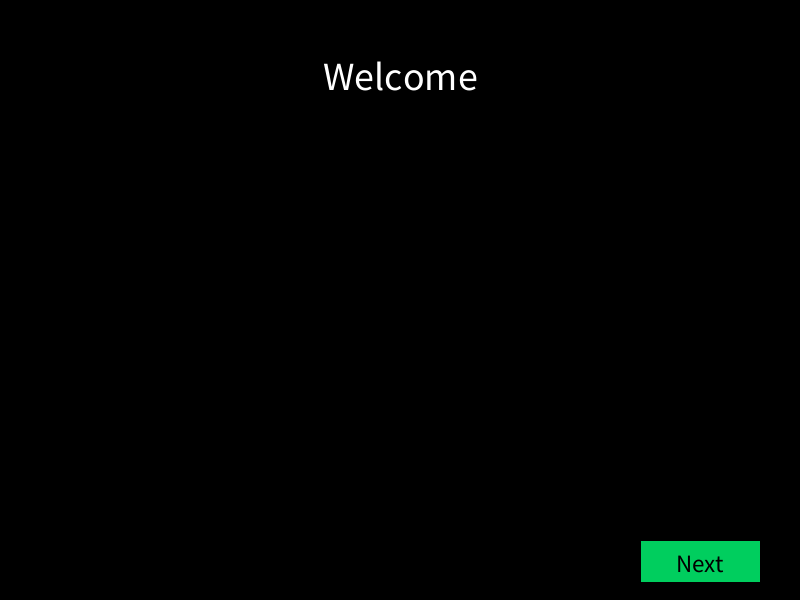
Frame 1 (no input)
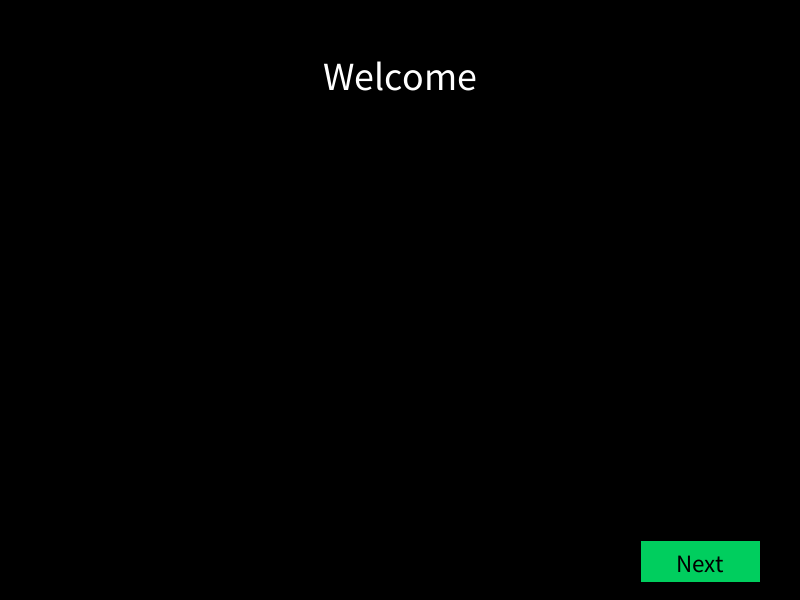
Frame 60 (the mouse pressed at the canvas centre just before this capture)
Frame 120 (the mouse held since frame 60 and released just before this capture): identical to frame 60, image omitted

The Processing sketch that drew these frames (run headless with seeded random() and noise(); from frame 60 on, the mouse is pressed at the canvas centre):

// Processing sketch: processing_61642
// ── processing_61642.pde

// 48-257, bumyeolk_Project1
// Bumyeol Kim, Copyright 2012

float buttonWidth, buttonHeight;
float boxSide;
int n;

void setup()
{
  size(800, 600);
  background(0);
  buttonWidth = .15 * width;
  buttonHeight = .07 * height;
  boxSide = .07 * height;
  n = 0;
}

void draw()
{   
  mouseClick(n); 
}

void drawFinishedPage()
{
  background(0);
  fill(#FFE874);
  textSize(35);
  textAlign(CENTER);
  text("Thank You!", .5 * width, .86 * height);
  rect(.82 * width, .03 * height, buttonWidth, buttonHeight);
  fill(0);
  textSize(23);
  text("ReStart", .9 * width, .08 * height);
  if(mousePressed)
  {
    if(mouseX >= .82 * width && mouseX <= .82 * width + buttonWidth && mouseY >= .03 * height && mouseY <= .03 * height + buttonHeight)
    {
      n = 0;
    }
  }
}

void drawFrontPage()
{
  fill(0);
  rect(0, 0, width, height);
  textAlign(CENTER);
  textSize(40);
  fill(255);
  text("Welcome", width/2 , .15 * height);
  fill(#00CE5E);
  rect(.8 * width, .9 * height, buttonWidth, buttonHeight); 
  fill(0);
  textSize(25);
  text("Next", .8 * width + buttonWidth/2, .9 * height + buttonHeight * .75);
}

void mouseClick(int n)
{
  if(n == 0)
  {
    drawFrontPage();
  }
  if(n == 1)
  {
    fill(0);
    rect(0, 0, width, height);
    drawQ1();
  }
  if(n == 2)
  {
    fill(0);
    rect(0, 0, width, height);
    drawQ2();
  }
  if(n == 3)
  {
    fill(0);
    rect(0, 0, width, height);
    drawQ3();
  }
  if(n == 4)
  {
    fill(0);
    rect(0, 0, width, height);
    drawQ4();
  }
  if(n == 5)
  {
    fill(0);
    rect(0, 0, width, height);
    drawQ5();
  }
  if(n == 6)
  {
    fill(0);
    rect(0, 0, width, height);
    drawFinishedPage();
  }
}

void mousePressed()
{
  if(mouseX >= .8 * width && mouseX <= .8 * width + buttonWidth && mouseY >= .9 * height && mouseY <= .9 * height + buttonHeight)
  {
    if(n >= 0 && n <= 5)
    {
      n++;
    }  
  }
}

void drawQ1()
{
  background(0);
  textAlign(CENTER);
  fill(255);
  text("There is no doubt that Larry is a genuine ------- :", .5 * width, .4 * height);
  text("he excels at telling stories that fascinate his listeners.", .5 * width, .5 * height);
  fill(#00CE54);
  textAlign(LEFT);
  text("(A) braggart", .2 * width, .6 * height);
  text("(B) dilettante", .2 * width, .65 * height);
  text("(C) pilferer", .2 * width, .7 * height);
  text("(D) prevaricator", .2 * width, .75 * height);
  text("(E) raconteur", .2 * width, .8 * height);
  
  fill(#B363D1);
  rect(.2*width, .85*height, boxSide, boxSide);
  rect(.3*width, .85*height, boxSide, boxSide);
  rect(.4*width, .85*height, boxSide, boxSide);
  rect(.5*width, .85*height, boxSide, boxSide);
  rect(.6*width, .85*height, boxSide, boxSide);
  
  fill(225);
  textAlign(CENTER);
  text("(A)", .23*width, .9*height);
  text("(B)", .33*width, .9*height);
  text("(C)", .43*width, .9*height);
  text("(D)", .53*width, .9*height);
  text("(E)", .63*width, .9*height);
  text("click your", .11*width, .88*height);
  text("choice ->", .11*width, .92*height);
   
  fill(#00CE5E);
  rect(.8*width, .9*height, buttonWidth,buttonHeight); 
  fill(255);
  textSize(25);
  text("Next", .8*width+buttonWidth/2, .9*height+ buttonHeight*.75);
  
  if(mousePressed)
    {
      if(mouseX >= .2 * width && mouseX<= .2 * width + boxSide && mouseY >= .85 * height && mouseY <= .9 * height + boxSide)
      {
        fill(255);
        rect(.1 * width, .25 * height, .8 * width, .5 * height);
        textAlign(CENTER);
        textSize(25);
        fill(0);
        text("Nope...", .5*width, .5*height);
      }
      if(mouseX >= .3 * width && mouseX<= .3 * width + boxSide && mouseY >= .85 * height && mouseY <= .9 * height + boxSide)
      {
        fill(255);
        rect(.1 * width, .25 * height, .8 * width, .5 * height);
        textAlign(CENTER);
        textSize(25);
        fill(0);
        text("Nope...", .5 * width, .5 * height);
      }
      if(mouseX >= .4 * width && mouseX<= .4 * width + boxSide && mouseY >= .85 * height && mouseY <= .9 * height + boxSide)
      {
        fill(255);
        rect(.1 * width, .25 * height, .8 * width, .5 * height);
        textAlign(CENTER);
        textSize(25);
        fill(0);
        text("Nope...", .5 * width, .5 * height);
      }
      if(mouseX >= .5 * width && mouseX<= .5 * width + boxSide && mouseY >= .85 * height && mouseY <= .9 * height + boxSide)
      {
        fill(255);
        rect(.1 * width, .25 * height, .8 * width, .5 * height);
        textAlign(CENTER);
        textSize(25);
        fill(0);
        text("Nope...", .5 * width, .5 * height);
      }
      if(mouseX >= .6 * width && mouseX<= .6 * width + boxSide && mouseY >= .85 * height && mouseY <= .9 * height + boxSide)
      {
        fill(255);
        rect(.1 * width, .25 * height, .8 * width, .5 * height);
        textAlign(CENTER);
        textSize(25);
        fill(0);
        text("Yeah!!! You got it right!!!", .5 * width, .5 * height);
      }
    }
}

void drawQ2()
{
  background(0);
  textAlign(CENTER);
  fill(255);
  text("In context, which is the best revision to the underlined ", .5 * width, .2 * height);
  text("portion of sentence 3 (reproduced below)? ", .5 * width, .25 * height);
  text("They have rarely received ", .5 * width, .35 * height);
  text("much attention during their lifetimes.", .5 * width, .45 * height);
  fill(#00CE54);
  textAlign(LEFT);
  text("(A) In fact, they had", .1 * width, .6 * height);
  text("(B) Too bad these artists have", .1 * width, .65 * height);
  text("(C) As a result, these women have", .1 * width, .7 * height);
  text("(D) In spite of this, women artists", .1 * width, .75 * height);
  text("(E) Often it is the case that the former have", .1 * width, .8 * height);
  
  fill(#B363D1);
  rect(.2*width, .85*height, boxSide, boxSide);
  rect(.3*width, .85*height, boxSide, boxSide);
  rect(.4*width, .85*height, boxSide, boxSide);
  rect(.5*width, .85*height, boxSide, boxSide);
  rect(.6*width, .85*height, boxSide, boxSide);
  
  fill(225);
  textAlign(CENTER);
  text("(A)", .23*width, .9*height);
  text("(B)", .33*width, .9*height);
  text("(C)", .43*width, .9*height);
  text("(D)", .53*width, .9*height);
  text("(E)", .63*width, .9*height);
  text("click your", .11*width, .88*height);
  text("choice ->", .11*width, .92*height);
   
  fill(#00CE5E);
  rect(.8*width, .9*height, buttonWidth,buttonHeight); 
  fill(255);
  textSize(25);
  text("Next", .8*width+buttonWidth/2, .9*height+ buttonHeight*.75);
  
  if(mousePressed)
    {
      if(mouseX >= .2 * width && mouseX<= .2 * width + boxSide && mouseY >= .85 * height && mouseY <= .9 * height + boxSide)
      {
        fill(255);
        rect(.1 * width, .25 * height, .8 * width, .5 * height);
        textAlign(CENTER);
        textSize(25);
        fill(0);
        text("Nope...", .5*width, .5*height);
      }
      if(mouseX >= .3 * width && mouseX<= .3 * width + boxSide && mouseY >= .85 * height && mouseY <= .9 * height + boxSide)
      {
        fill(255);
        rect(.1 * width, .25 * height, .8 * width, .5 * height);
        textAlign(CENTER);
        textSize(25);
        fill(0);
        text("Nope...", .5 * width, .5 * height);
      }
      if(mouseX >= .4 * width && mouseX<= .4 * width + boxSide && mouseY >= .85 * height && mouseY <= .9 * height + boxSide)
      {
        fill(255);
        rect(.1 * width, .25 * height, .8 * width, .5 * height);
        textAlign(CENTER);
        textSize(25);
        fill(0);
        text("Yeah!!! You got it right!!!", .5 * width, .5 * height);
      }
      if(mouseX >= .5 * width && mouseX<= .5 * width + boxSide && mouseY >= .85 * height && mouseY <= .9 * height + boxSide)
      {
        fill(255);
        rect(.1 * width, .25 * height, .8 * width, .5 * height);
        textAlign(CENTER);
        textSize(25);
        fill(0);
        text("Nope...", .5 * width, .5 * height);
      }
      if(mouseX >= .6 * width && mouseX<= .6 * width + boxSide && mouseY >= .85 * height && mouseY <= .9 * height + boxSide)
      {
        fill(255);
        rect(.1 * width, .25 * height, .8 * width, .5 * height);
        textAlign(CENTER);
        textSize(25);
        fill(0);
        text("Nope...", .5 * width, .5 * height);
      }
    }
}

void drawQ3()
{
  background(0);
  textAlign(CENTER);
  fill(255);
  text("The students (A: have discovered) that (B: they)", .5 * width, .2 * height);
  text("can address issues more effectively (C: through)", .5 * width, .3 * height);
  text("letter-writing campaigns (D: and not) through", .5 * width, .4 * height);
  text("public demonstrations. (E: No error)", .5 * width, .5 * height);
  fill(#00CE54);
  textAlign(LEFT);
  text("(A)", .2 * width, .6 * height);
  text("(B)", .2 * width, .65 * height);
  text("(C)", .2 * width, .7 * height);
  text("(D)", .2 * width, .75 * height);
  text("(E)", .2 * width, .8 * height);
  
  fill(#B363D1);
  rect(.2*width, .85*height, boxSide, boxSide);
  rect(.3*width, .85*height, boxSide, boxSide);
  rect(.4*width, .85*height, boxSide, boxSide);
  rect(.5*width, .85*height, boxSide, boxSide);
  rect(.6*width, .85*height, boxSide, boxSide);
  
  fill(225);
  textAlign(CENTER);
  text("(A)", .23*width, .9*height);
  text("(B)", .33*width, .9*height);
  text("(C)", .43*width, .9*height);
  text("(D)", .53*width, .9*height);
  text("(E)", .63*width, .9*height);
  text("click your", .11*width, .88*height);
  text("choice ->", .11*width, .92*height);
   
  fill(#00CE5E);
  rect(.8*width, .9*height, buttonWidth,buttonHeight); 
  fill(255);
  textSize(25);
  text("Next", .8*width+buttonWidth/2, .9*height+ buttonHeight*.75);
  
  if(mousePressed)
    {
      if(mouseX >= .2 * width && mouseX<= .2 * width + boxSide && mouseY >= .85 * height && mouseY <= .9 * height + boxSide)
      {
        fill(255);
        rect(.1 * width, .25 * height, .8 * width, .5 * height);
        textAlign(CENTER);
        textSize(25);
        fill(0);
        text("Nope...", .5*width, .5*height);
      }
      if(mouseX >= .3 * width && mouseX<= .3 * width + boxSide && mouseY >= .85 * height && mouseY <= .9 * height + boxSide)
      {
        fill(255);
        rect(.1 * width, .25 * height, .8 * width, .5 * height);
        textAlign(CENTER);
        textSize(25);
        fill(0);
        text("Nope...", .5 * width, .5 * height);
      }
      if(mouseX >= .4 * width && mouseX<= .4 * width + boxSide && mouseY >= .85 * height && mouseY <= .9 * height + boxSide)
      {
        fill(255);
        rect(.1 * width, .25 * height, .8 * width, .5 * height);
        textAlign(CENTER);
        textSize(25);
        fill(0);
        text("Nope...", .5 * width, .5 * height);
      }
      if(mouseX >= .5 * width && mouseX<= .5 * width + boxSide && mouseY >= .85 * height && mouseY <= .9 * height + boxSide)
      {
        fill(255);
        rect(.1 * width, .25 * height, .8 * width, .5 * height);
        textAlign(CENTER);
        textSize(25);
        fill(0);
        text("Yeah!!! You got it right!!!", .5 * width, .5 * height);
      }
      if(mouseX >= .6 * width && mouseX<= .6 * width + boxSide && mouseY >= .85 * height && mouseY <= .9 * height + boxSide)
      {
        fill(255);
        rect(.1 * width, .25 * height, .8 * width, .5 * height);
        textAlign(CENTER);
        textSize(25);
        fill(0);
        text("Nope...", .5 * width, .5 * height);
      }
    }
}

void drawQ4()
{
  background(0);
  textAlign(CENTER);
  fill(255);
  text("Because King Philip's desire to make Spain", .5 * width, .2 * height);
  text("the dominant in sixteenth-century Europe", .5 * width, .3 * height);
  text("ran counter to Queen Elizabeth's insistence", .5 * width, .4 * height);
  text("on autonomy for England, ------- was -------.", .5 * width, .5 * height);
  fill(#00CE54);
  textAlign(LEFT);
  text("(A) reconciliation . . assured", .2 * width, .6 * height);
  text("(B) warfare . . avoidable", .2 * width, .65 * height);
  text("(C) ruination . . impossible", .2 * width, .7 * height);
  text("(D) conflict . . inevitable", .2 * width, .75 * height);
  text("(E) diplomacy . . simple", .2 * width, .8 * height);
  
  fill(#B363D1);
  rect(.2*width, .85*height, boxSide, boxSide);
  rect(.3*width, .85*height, boxSide, boxSide);
  rect(.4*width, .85*height, boxSide, boxSide);
  rect(.5*width, .85*height, boxSide, boxSide);
  rect(.6*width, .85*height, boxSide, boxSide);
  
  fill(225);
  textAlign(CENTER);
  text("(A)", .23*width, .9*height);
  text("(B)", .33*width, .9*height);
  text("(C)", .43*width, .9*height);
  text("(D)", .53*width, .9*height);
  text("(E)", .63*width, .9*height);
  text("click your", .11*width, .88*height);
  text("choice ->", .11*width, .92*height);
   
  fill(#00CE5E);
  rect(.8*width, .9*height, buttonWidth,buttonHeight); 
  fill(255);
  textSize(25);
  text("Next", .8*width+buttonWidth/2, .9*height+ buttonHeight*.75);
  
  if(mousePressed)
    {
      if(mouseX >= .2 * width && mouseX<= .2 * width + boxSide && mouseY >= .85 * height && mouseY <= .9 * height + boxSide)
      {
        fill(255);
        rect(.1 * width, .25 * height, .8 * width, .5 * height);
        textAlign(CENTER);
        textSize(25);
        fill(0);
        text("Nope...", .5*width, .5*height);
      }
      if(mouseX >= .3 * width && mouseX<= .3 * width + boxSide && mouseY >= .85 * height && mouseY <= .9 * height + boxSide)
      {
        fill(255);
        rect(.1 * width, .25 * height, .8 * width, .5 * height);
        textAlign(CENTER);
        textSize(25);
        fill(0);
        text("Nope...", .5 * width, .5 * height);
      }
      if(mouseX >= .4 * width && mouseX<= .4 * width + boxSide && mouseY >= .85 * height && mouseY <= .9 * height + boxSide)
      {
        fill(255);
        rect(.1 * width, .25 * height, .8 * width, .5 * height);
        textAlign(CENTER);
        textSize(25);
        fill(0);
        text("Nope...", .5 * width, .5 * height);
      }
      if(mouseX >= .5 * width && mouseX<= .5 * width + boxSide && mouseY >= .85 * height && mouseY <= .9 * height + boxSide)
      {
        fill(255);
        rect(.1 * width, .25 * height, .8 * width, .5 * height);
        textAlign(CENTER);
        textSize(25);
        fill(0);
        text("Yeah!!! You got it right!!!", .5 * width, .5 * height);
      }
      if(mouseX >= .6 * width && mouseX<= .6 * width + boxSide && mouseY >= .85 * height && mouseY <= .9 * height + boxSide)
      {
        fill(255);
        rect(.1 * width, .25 * height, .8 * width, .5 * height);
        textAlign(CENTER);
        textSize(25);
        fill(0);
        text("Nope...", .5 * width, .5 * height);
      }
    }
}

void drawQ5()
{
  background(0);
  textAlign(CENTER);
  fill(255);
  text("What is the result when  is rounded to the nearest", .5 * width, .4 * height);
  text("thousand and then expressed in scientific notation?", .5 * width, .5 * height);
  fill(#00CE54);
  textAlign(LEFT);
  text("(A) 4.369 * 10^2", .2 * width, .6 * height);
  text("(B) 4.369 * 10^4", .2 * width, .65 * height);
  text("(C) 4.37 * 10^4", .2 * width, .7 * height);
  text("(D) 4.37 * 10^5", .2 * width, .75 * height);
  text("(E) 4.4 * 10^5", .2 * width, .8 * height);
  
  fill(#B363D1);
  rect(.2*width, .85*height, boxSide, boxSide);
  rect(.3*width, .85*height, boxSide, boxSide);
  rect(.4*width, .85*height, boxSide, boxSide);
  rect(.5*width, .85*height, boxSide, boxSide);
  rect(.6*width, .85*height, boxSide, boxSide);
  
  fill(225);
  textAlign(CENTER);
  text("(A)", .23*width, .9*height);
  text("(B)", .33*width, .9*height);
  text("(C)", .43*width, .9*height);
  text("(D)", .53*width, .9*height);
  text("(E)", .63*width, .9*height);
  text("click your", .11*width, .88*height);
  text("choice ->", .11*width, .92*height);
   
  fill(#00CE5E);
  rect(.8*width, .9*height, buttonWidth,buttonHeight); 
  fill(255);
  textSize(25);
  text("Next", .8*width+buttonWidth/2, .9*height+ buttonHeight*.75);
  
  if(mousePressed)
    {
      if(mouseX >= .2 * width && mouseX<= .2 * width + boxSide && mouseY >= .85 * height && mouseY <= .9 * height + boxSide)
      {
        fill(255);
        rect(.1 * width, .25 * height, .8 * width, .5 * height);
        textAlign(CENTER);
        textSize(25);
        fill(0);
        text("Nope...", .5*width, .5*height);
      }
      if(mouseX >= .3 * width && mouseX<= .3 * width + boxSide && mouseY >= .85 * height && mouseY <= .9 * height + boxSide)
      {
        fill(255);
        rect(.1 * width, .25 * height, .8 * width, .5 * height);
        textAlign(CENTER);
        textSize(25);
        fill(0);
        text("Nope...", .5 * width, .5 * height);
      }
      if(mouseX >= .4 * width && mouseX<= .4 * width + boxSide && mouseY >= .85 * height && mouseY <= .9 * height + boxSide)
      {
        fill(255);
        rect(.1 * width, .25 * height, .8 * width, .5 * height);
        textAlign(CENTER);
        textSize(25);
        fill(0);
        text("Nope...", .5 * width, .5 * height);
      }
      if(mouseX >= .5 * width && mouseX<= .5 * width + boxSide && mouseY >= .85 * height && mouseY <= .9 * height + boxSide)
      {
        fill(255);
        rect(.1 * width, .25 * height, .8 * width, .5 * height);
        textAlign(CENTER);
        textSize(25);
        fill(0);
        text("Yeah!!! You got it right!!!", .5 * width, .5 * height);
      }
      if(mouseX >= .6 * width && mouseX<= .6 * width + boxSide && mouseY >= .85 * height && mouseY <= .9 * height + boxSide)
      {
        fill(255);
        rect(.1 * width, .25 * height, .8 * width, .5 * height);
        textAlign(CENTER);
        textSize(25);
        fill(0);
        text("Nope...", .5 * width, .5 * height);
      }
    }
}
